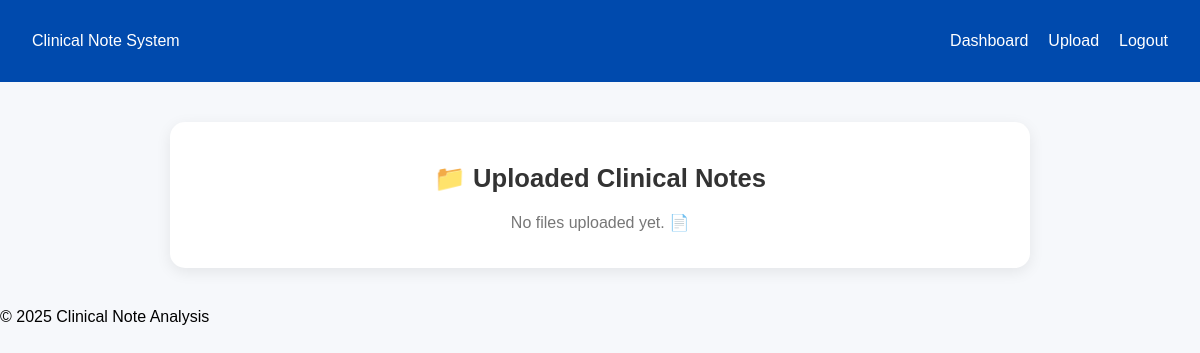
Page /view_uploads (signed in) on the earlier database version.
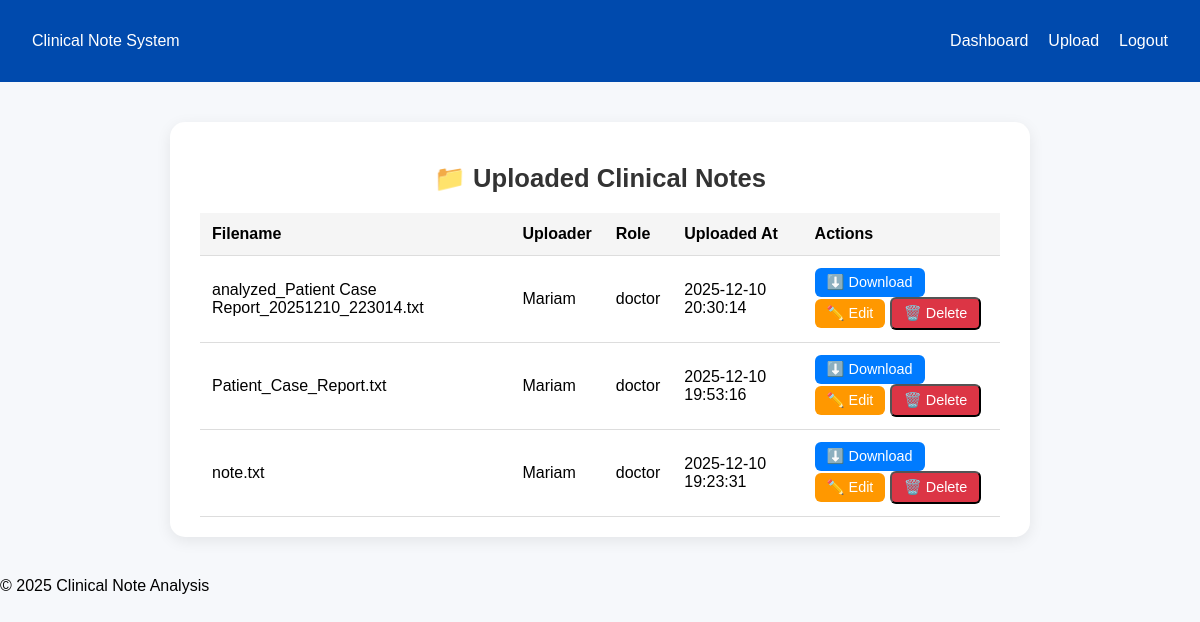
Same page on the later database version.
### tables this page shows
CREATE TABLE uploads (
                        id INTEGER PRIMARY KEY AUTOINCREMENT,
                        filename TEXT NOT NULL,
                        uploader TEXT NOT NULL,
                        role TEXT NOT NULL,
                        uploaded_at TIMESTAMP DEFAULT CURRENT_TIMESTAMP
                    );

### app.py (the view)
@app.route('/view_uploads')
def view_uploads():
    role = session.get('role')
    username = session.get('username')
    if role not in ['doctor', 'nurse']:
        return redirect(url_for('login'))
    with get_db() as conn:
        if role == 'doctor':
            files = conn.execute(
                "SELECT * FROM uploads ORDER BY uploaded_at DESC"
            ).fetchall()
        else:
            files = conn.execute(
                "SELECT * FROM uploads WHERE uploader=? AND role=? ORDER BY uploaded_at DESC",
                (username, role)
            ).fetchall()
    return render_template('view_uploads.html', files=files, role=role)

### app.py (called while the page is built)
def get_db():
    conn = sqlite3.connect("database.db")
    conn.row_factory = sqlite3.Row
    return conn

### Templates/view_uploads.html (shortened to what this page needs)
{% extends "base.html" %}
{% block content %}
<div class="view-uploads-container">
  <h2 class="section-title">📁 Uploaded Clinical Notes</h2>
  {% if files %}
  <table class="uploads-table">
    <thead>
      <tr>
        <th>Filename</th>
        <th>Uploader</th>
        <th>Role</th>
        <th>Uploaded At</th>
        <th>Actions</th>
      </tr>
    </thead>
    <tbody>
      {% for file in files %}
      <tr>
        <td>{{ file.filename }}</td>
        <td>{{ file.uploader }}</td>
        <td>{{ file.role }}</td>
        <td>{{ file.uploaded_at }}</td>
        <td>
          <a href="{{ url_for('download_file', filename=file.filename, uploader_role=file.role) }}"
             class="download-btn">⬇️ Download</a>
          {% if role == 'doctor' and file.filename.endswith('.txt') %}
          <a href="{{ url_for('edit_file', filename=file.filename, uploader_role=file.role) }}"
             class="download-btn" style="background:#ff9800;">
            ✏️ Edit
          </a>
          {% endif %}
        {% if role == 'doctor' %}
<form action="{{ url_for('delete_file', filename=file.filename, uploader_role=file.role) }}"
      method="POST" style="display:inline;">
  <button type="submit" class="download-btn" style="background:#dc3545;">🗑️ Delete</button>
</form>
{% endif %}
        </td>
      </tr>
      {% endfor %}
    </tbody>
  </table>
  {% else %}
  <p class="no-files-msg">No files uploaded yet. 📄</p>
  {% endif %}
</div>
{% endblock %}

### Templates/base.html (shortened to what this page needs)
<!DOCTYPE html>
<html lang="en">
<head>
  <link rel="stylesheet" href="{{ url_for('static', filename='style.css') }}">
</head>
<body>
  <nav class="navbar">
    <div class="logo"><a href="/">Clinical Note System</a></div>
    <ul class="nav-links">
      <li><a class="nav-link" href="/doctor_dashboard">Dashboard</a></li>
      <li><a class="nav-link" href="/upload">Upload</a></li>
      <li><a class="nav-link" href="/logout">Logout</a></li>
    </ul>
  </nav>
  <main class="container">
    {% block content %}{% endblock %}
  </main>
  <footer class="footer">
    <div class="footer-content">
      <span>© 2025 Clinical Note Analysis</span>
    </div>
  </footer>
</body>
</html>

### Static/style.css (style rules this page uses)
body { margin: 0; font-family: 'Poppins', sans-serif; background-color: #f6f8fb; }
.navbar { display: flex; justify-content: space-between; align-items: center; background-color: #004aad; color: white; padding: 1rem 2rem; }
.navbar ul { list-style: none; display: flex; gap: 20px; }
.navbar a { color: white; text-decoration: none; font-weight: 500; }
.view-uploads-container { max-width: 800px; margin: 40px auto; background: #fff; padding: 20px 30px; border-radius: 15px; box-shadow: 0 4px 15px rgba(0, 0, 0, 0.08); }
.section-title { font-size: 1.6rem; margin-bottom: 20px; color: #333; text-align: center; }
.uploads-table { width: 100%; border-collapse: collapse; margin-top: 10px; }
.uploads-table th, .uploads-table td { border-bottom: 1px solid #ddd; padding: 12px; text-align: left; }
.uploads-table th { background: #f5f5f5; font-weight: bold; }
.download-btn { display: inline-block; background: #007BFF; color: white; padding: 6px 12px; border-radius: 6px; text-decoration: none; font-size: 0.9rem; transition: background 0.3s; }

Differences in the rows shown:
added uploads: filename "analyzed_Patient Case Report_20251210_223014.txt", uploader "Mariam", role "doctor", uploaded_at "2025-12-10 20:30:14"
added uploads: filename "Patient_Case_Report.txt", uploader "Mariam", role "doctor", uploaded_at "2025-12-10 19:53:16"
added uploads: filename "note.txt", uploader "Mariam", role "doctor", uploaded_at "2025-12-10 19:23:31"
Other differences:
text no longer shown: "No files uploaded yet. 📄"
text now shown: "Filename Uploader Role Uploaded At Actions"
